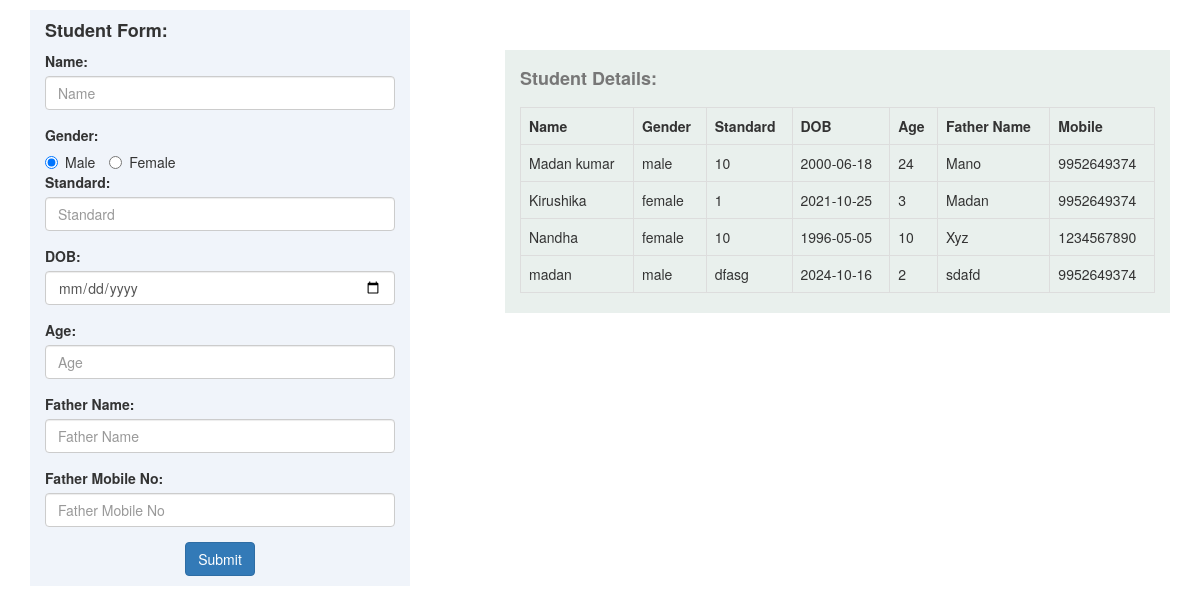
The page / on the database its author committed.
### tables this page shows
CREATE TABLE `students` (
  `id` bigint(20) NOT NULL AUTO_INCREMENT,
  `name` varchar(255) DEFAULT NULL,
  `gender` varchar(64) DEFAULT NULL,
  `standard` varchar(5) DEFAULT NULL,
  `dob` varchar(64) DEFAULT NULL,
  `age` varchar(64) DEFAULT NULL,
  `father_name` varchar(5) DEFAULT NULL,
  `mobile` varchar(64) DEFAULT NULL,
  PRIMARY KEY (`id`)
);

### index.php (the view, shortened to what this page needs)
<!DOCTYPE HTML>
<html>
<head>
  <link rel="stylesheet" href="https://maxcdn.bootstrapcdn.com/bootstrap/3.4.1/css/bootstrap.min.css">
</head>
<body>
<div class="container">
  <div class="col-lg-4" style="background-color:#f0f4fa;margin-top:10px;padding-bottom:10px">
    <h4><b>Student Form:</b></h4>
    <form action="<?php echo $_SERVER["PHP_SELF"];?>" method="post" name="myForm">
      <div class="form-group">
        <label for="name">Name:</label>
        <input type="text" class="form-control" id="name" placeholder="Name" name="name" required>
      </div>
      <label for="name">Gender:</label>
      <div class="form-check">
          <label class="radio-inline">
          <input type="radio" name="gender" value="male" checked>Male
          </label>
          <label class="radio-inline">
          <input type="radio" name="gender" value="female">Female
          </label>
      </div>
      <div class="form-group">
        <label for="standard">Standard:</label>
        <input type="text" class="form-control" id="standard" placeholder="Standard" name="standard">
      </div>
      <div class="form-group">
        <label for="name">DOB:</label>
        <input type="date" class="form-control" id="dob" placeholder="Date of Birth" name="dob">
      </div>
      <div class="form-group">
        <label for="name">Age:</label>
        <input type="text" class="form-control" id="age" placeholder="Age" name="age">
      </div>
      <div class="form-group">
        <label for="father_name">Father Name:</label>
        <input type="text" class="form-control" id="father_name" placeholder="Father Name" name="father_name">
      </div>
      <div class="form-group">
        <label for="mobile">Father Mobile No:</label>
        <input type="number" class="form-control" id="mobile" placeholder="Father Mobile No" name="mobile" maxlength="10">
      </div>
      <center><button type="submit" class="btn btn-default btn-primary" onclick="store()" >Submit</button></center>
    </form>
</div>
<div class="col-lg-7" style="background-color:#e9f0ed;margin-top:50px">
<?php
require_once("connection.php");
$query = "SELECT * FROM students";
$result = mysqli_query($conn, $query);
?>
<table class="table table-bordered">
    <caption><h4><b>Student Details:</b></h4></caption>
    <tr>
      <th>Name</th>
      <th>Gender</th>
      <th>Standard</th>
      <th>DOB</th>
      <th>Age</th>
      <th>Father Name</th>
      <th>Mobile</th>
    </tr>
<?php
while($row = mysqli_fetch_assoc($result))
{
?>
    <tr>
      <td><?php echo $row['name']; ?></td>
      <td><?php echo $row['gender']; ?></td>
      <td><?php echo $row['standard']; ?></td>
      <td><?php echo $row['dob']; ?></td>
      <td><?php echo $row['age']; ?></td>
      <td><?php echo $row['father_name']; ?></td>
      <td><?php echo $row['mobile']; ?></td>
    </tr>
<?php
  }
?>
</table>
</div>
</div>
</body>
</html>

### rows shown on the page
students: name "Madan kumar", gender "male", standard "10", dob "2000-06-18", age "24", father_name "Mano", mobile "9952649374"
students: name "Kirushika", gender "female", standard "1", dob "2021-10-25", age "3", father_name "Madan", mobile "9952649374"
students: name "Nandha", gender "female", standard "10", dob "1996-05-05", age "10", father_name "Xyz", mobile "1234567890"
students: name "madan", gender "male", standard "dfasg", dob "2024-10-16", age "2", father_name "sdafd", mobile "9952649374"
